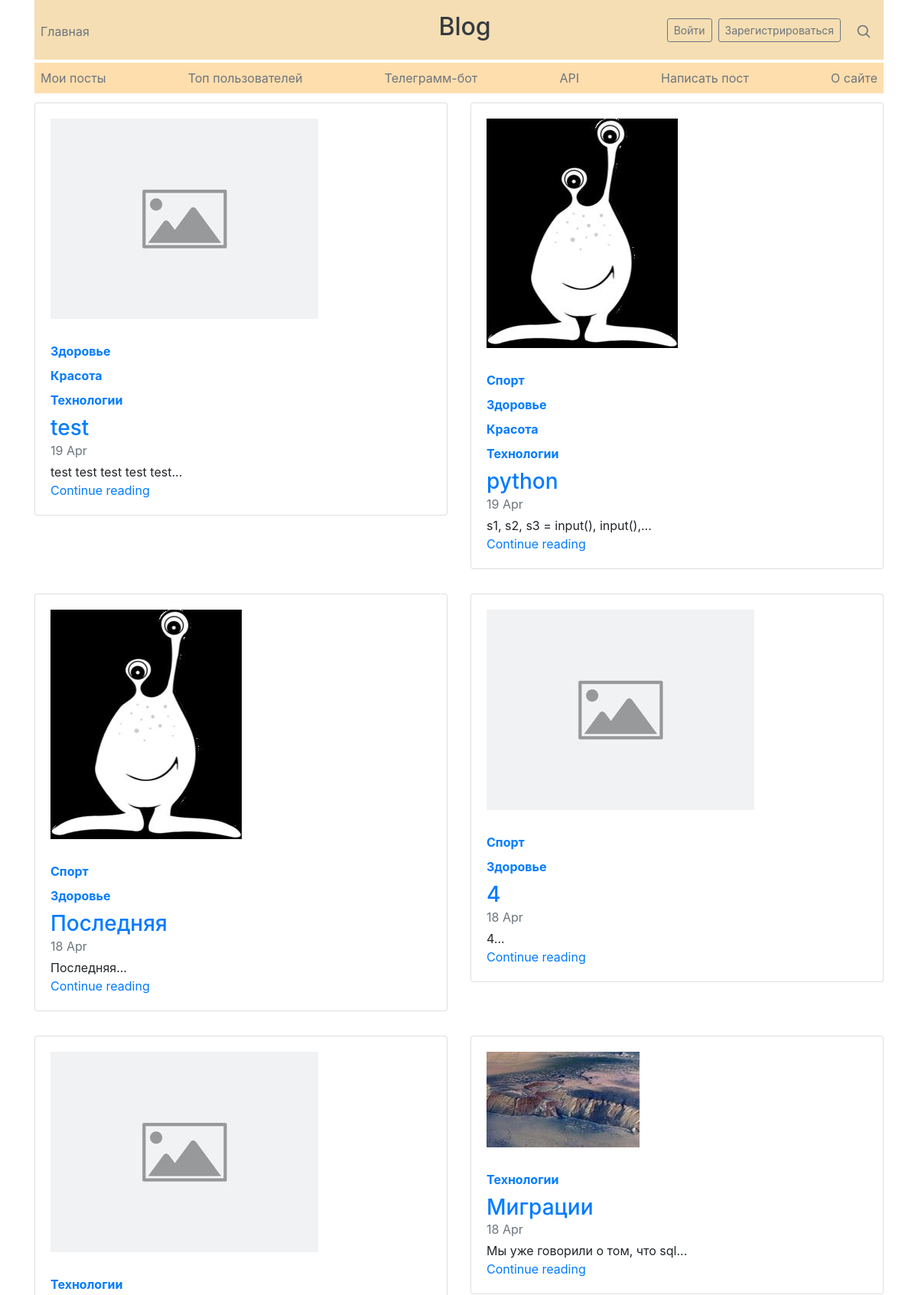
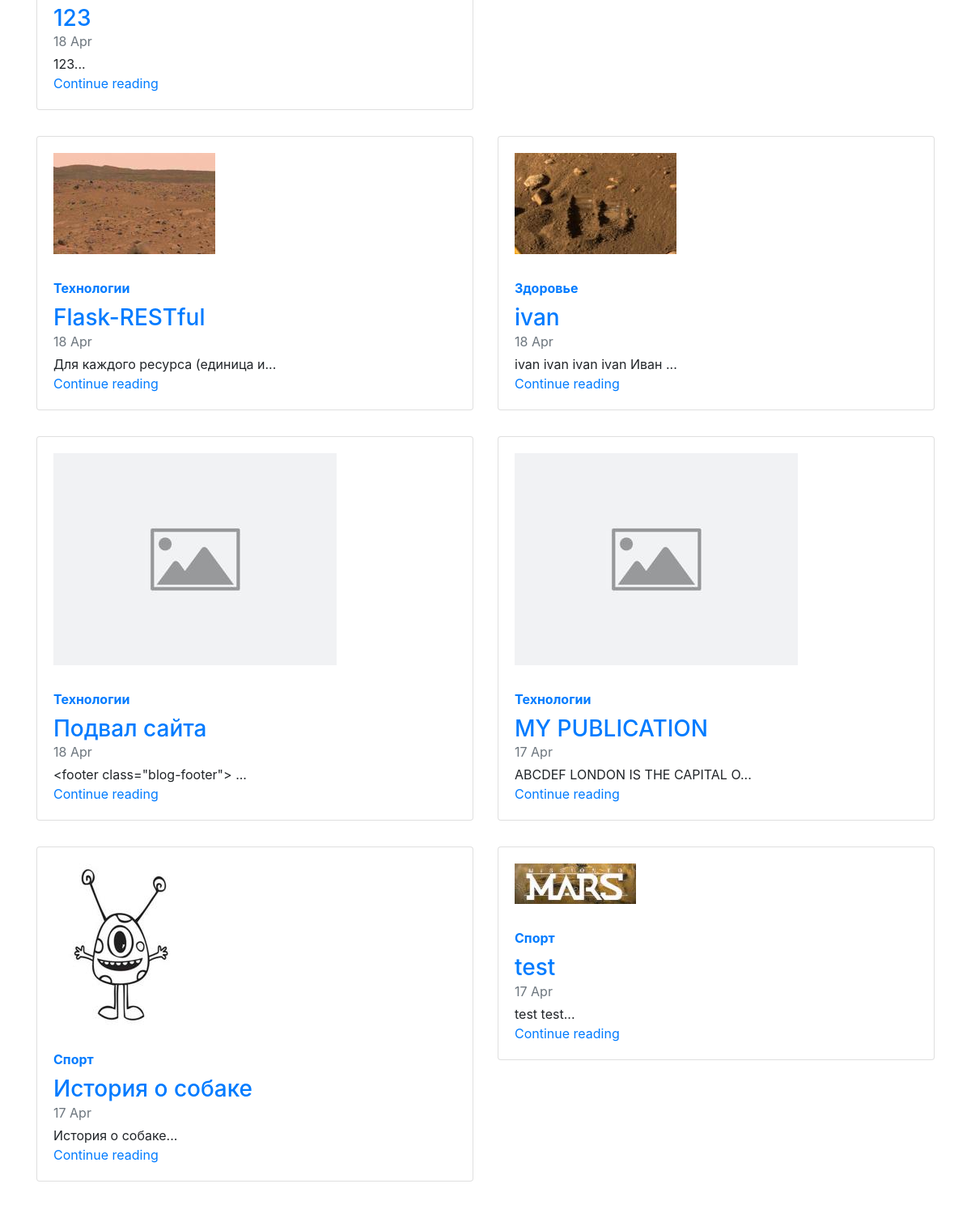
/index (upper part), run on the app's committed database (2 pictures, top to bottom).
### data/posts.py (models this page shows, shortened)
class Post(SqlAlchemyBase, SerializerMixin):
    __tablename__ = 'posts'
    id = sqlalchemy.Column(sqlalchemy.Integer,
                           primary_key=True, autoincrement=True)
    author_id = sqlalchemy.Column(sqlalchemy.Integer,
                                  sqlalchemy.ForeignKey('users.id'))
    title = sqlalchemy.Column(sqlalchemy.String)
    content = sqlalchemy.Column(sqlalchemy.String, nullable=True)
    created_date = sqlalchemy.Column(sqlalchemy.DateTime,
                                     default=datetime.datetime.now)
    icon = sqlalchemy.Column(sqlalchemy.String, default='default.jpg')
    author = orm.relation('User')
    categories = orm.relation("Category",
                              secondary="association",
                              backref="posts")
    likes_ = orm.relation('User', secondary='likes')

### data/categories.py (models this page shows)
class Category(SqlAlchemyBase):
    __tablename__ = 'category'
    id = sqlalchemy.Column(sqlalchemy.Integer, primary_key=True,
                           autoincrement=True)
    name = sqlalchemy.Column(sqlalchemy.String, nullable=True)

### main.py (the view)
@app.route("/")
@app.route("/index")
def index():
    db_sess = db_session.create_session()
    posts = db_sess.query(Post).all()[::-1]
    return render_template("index.html", title='Главная', posts=posts)

### data/db_session.py (called while the page is built)
def create_session() -> Session:
    global __factory
    return __factory()

### templates/index.html (shortened to what this page needs)
{% extends "base.html" %}
{% block content %}
{% for i in range(0, posts | length, 2) %}
<div class="row mb-2">
    {% for post in posts[i:i + 2] %}
    <div class="col-md-6">
        <div class="card flex-md-row mb-4 box-shadow h-md-250">
            <div class="card-body d-flex flex-column align-items-start">
                <img class="card_img"
                     src="{{ url_for('static', filename='img/thumbnails/') + post.icon
                        }}"
                     alt="Картинка поста!">
                {% for category in post.categories %}
                <a href="/posts/categories/{{post.categories[0].name}}">
                    <strong class="d-inline-block mb-2 text-primary">{{ category.name | capitalize }}</strong>
                </a>
                {% endfor %}
                <a href="/posts/{{ post.id }}">
                    <h3 class="mb-0">
                        {{ post.title }}
                    </h3>
                </a>
                <div class="mb-1 text-muted">{{ post.created_date.strftime('%e
                    %b') }}
                </div>
                <p class="card-text mb-auto">{{ post.content[:30] }}...</p>
                <a href="/posts/{{ post.id }}">Continue reading</a>
            </div>
        </div>
    </div>
    {% endfor %}
</div>
{% endfor %}
{% endblock %}

### templates/base.html (shortened to what this page needs)
<!doctype html>
<html lang="en">
<head>
    <link rel="stylesheet"
          href="https://stackpath.bootstrapcdn.com/bootstrap/4.4.1/css/bootstrap.min.css"
>
    <link rel="stylesheet"
          href="{{ url_for('static', filename='css/style.css') }}">
</head>
<body>
<div class="container">
    <header class="blog-header py-3">
        <div class="row flex-nowrap justify-content-between align-items-center">
            <div class="col-4 pt-1">
                <a class="text-muted m-2" href="/">Главная</a>
            </div>
            <div class="col-4 text-center">
                <h2>
                    <a class="blog-header-logo text-dark m-1" href="#">Blog</a>
                </h2>
            </div>
            <div class="col-4 d-flex justify-content-end align-items-center">
                {% if current_user.is_authenticated %}
                <a class="btn btn-sm btn-outline-secondary m-1"
                   href="/about_user">Личный кабинет</a>
                <a class="btn btn-sm btn-outline-secondary m-1"
                   href="/logout">Выйти</a>
                {% else %}
                <a class="btn btn-sm btn-outline-secondary m-1"
                   href="/login">Войти</a>
                <a class="btn btn-sm btn-outline-secondary m-1"
                   href="/register">Зарегистрироваться</a>
                {% endif %}
                <a class="text-muted" href="/search">
                    <svg xmlns="http://www.w3.org/2000/svg" width="20"
                         height="20" viewBox="0 0 24 24" fill="none"
                         stroke="currentColor" stroke-width="2"
                         stroke-linecap="round" stroke-linejoin="round"
                         class="mx-3">
                        <circle cx="10.5" cy="10.5" r="7.5"></circle>
                        <line x1="21" y1="21" x2="15.8" y2="15.8"></line>
                    </svg>
                </a>
            </div>
        </div>
    </header>
    <div class="nav-scroller py-1 mb-2">
        <nav class="nav d-flex justify-content-between">
            <a class="p-2 text-muted" href="/posts/users/{{ current_user.id }}">Мои посты</a>
            <a class="p-2 text-muted" href="/users">Топ пользователей</a>
            <a class="p-2 text-muted" href="#">Телеграмм-бот</a>
            <a class="p-2 text-muted" href="#">API</a>
            <a class="p-2 text-muted" href="/posts/create">Написать пост</a>
            <a class="p-2 text-muted" href="/about">О сайте</a>
        </nav>
    </div>
</div>
<main role="main" class="container">
    {% block content %}{% endblock %}
</main>
</body>
</html>

### static/css/style.css (style rules this page uses)
header { background-color: #F5DEB3; }
nav { background-color: #FFDEAD; }
h2 { text-indent: 15px; }
img.card_img { text-align: center; margin-bottom: 30px; }

### data on the page
Post: icon (placeholder picture), title "test", created_date "19 Apr", content "test test test test test"
Category: name "Здоровье"
Category: name "Красота"
Category: name "Технологии"
Post: icon (picture), title "python", created_date "19 Apr", content "s1, s2, s3 = input(), input(),"
Category: name "Спорт"
Post: icon (picture), title "Последняя", created_date "18 Apr", content "Последняя"
Post: icon (placeholder picture), title "4", created_date "18 Apr", content "4"
Post: icon (placeholder picture), title "123", created_date "18 Apr", content "123"
Post: icon (picture), title "Миграции", created_date "18 Apr", content "Мы уже говорили о том, что sql"
Post: icon (picture), title "Flask-RESTful", created_date "18 Apr", content "Для каждого ресурса (единица и"
Post: icon (picture), title "ivan", created_date "18 Apr", content "ivan ivan ivan ivan Иван"
Post: icon (placeholder picture), title "Подвал сайта", created_date "18 Apr", content "<footer class=\"blog-footer\">"
Post: icon (placeholder picture), title "MY PUBLICATION", created_date "17 Apr", content "ABCDEF LONDON IS THE CAPITAL O"
Post: icon (picture), title "История о собаке", created_date "17 Apr", content "История о собаке"
Post: icon (picture), title "test", created_date "17 Apr", content "test test"
